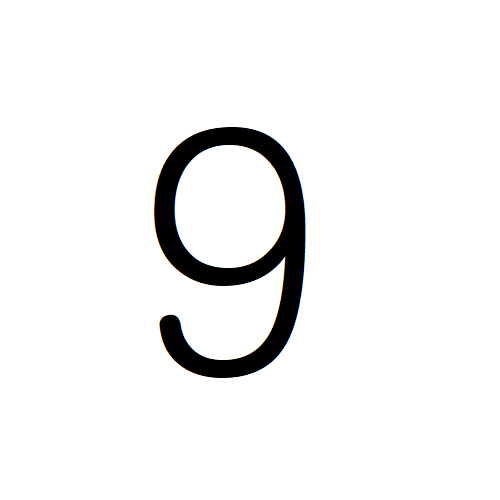
#> input picture data/gulim_9.png, 500 x 500 px
$ jupyter execute --allow-errors test.ipynb   (shell and % lines are left out)
#> lines starting #> are read from the running program, lines starting #| are printed output that depends on the picture
[cell 1]
import numpy as np
import cv2 as cv

img = cv.imread('data/gulim_9.png',0)
#> img: shape (500, 500); min 0, max 255, mean 241.7
img = cv.medianBlur(img,5)
cimg = cv.cvtColor(img,cv.COLOR_GRAY2BGR)

circles = cv.HoughCircles(img,cv.HOUGH_GRADIENT,1,20,
                            param1=50,param2=35,minRadius=0,maxRadius=0)
#> circles = [[227.5, 210.5, 57.4], [223.5, 302.5, 75.4], [235.5, 190.5, 64.2], [215.5, 185.5, 56.3], [213.5, 325.5, 31.9]]
circles = np.uint16(np.around(circles))
#> circles = [[228, 210, 57], [224, 302, 75], [236, 190, 64], [216, 186, 56], [214, 326, 32]]

for i in circles[0,:]:
    # draw the outer circle
    cv.circle(cimg,(i[0],i[1]),i[2],(0,255,0),2)
    # draw the center of the circle
    cv.circle(cimg,(i[0],i[1]),2,(0,0,255),3)
#> this loop made 5 passes
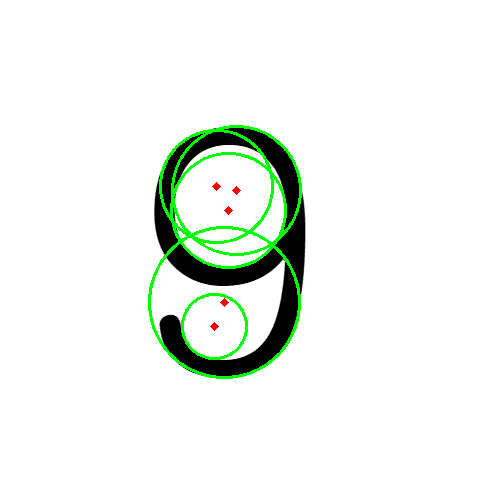
#> cimg: shape (500, 500, 3); mean B, G, R 238.3, 243.5, 238.5

cv.imshow('detected circles',cimg)
cv.waitKey(0)
cv.destroyAllWindows()

[cell 2]
import os, shutil

base_dir = './data'

for i in range(10):
    data_dir = os.path.join(base_dir, 'number_' + str(i))
    if not os.path.exists(data_dir):
        os.mkdir(data_dir)

[cell 3]
fonts = ['gulim', 'ggd', 'gs', 'smj']
fnames = [ (font +'_' + str(i) + '.png', i, font) for i in range(10) for font in fonts]
import random

random.shuffle(fnames)

fnames

[cell 4]
from keras.preprocessing.image import ImageDataGenerator
from keras.preprocessing import image
import matplotlib.pyplot as plt
import cv2

#> (the rest of this cell did not finish here and is left out)

[cell 5]
img_path = os.path.join(base_dir, fnames[3][0])

#> (a cell that did not finish here is left out)

[cell 7]
img

#> (a cell that did not finish here is left out)

[cell 9]
"""
i = 0
for batch in datagen.flow(x, batch_size=1):
    cv2.imwrite('./data/number_0/' + str(i) + '.png', batch[0])
    i += 1
    if i % 100 == 0:
        break
"""

[cell 10]
labels = {i : 0 for i in range(10)}

#> (the rest of this cell did not finish here and is left out)

[cell 11]
labels

[cell 12]
from tensorflow.python.client import device_lib
print(device_lib.list_local_devices())
#> (this line was passed over: tensorflow is not available in this run)

[cell 13]
# 케라스 모델 구축
from keras import models
from keras import layers

#> (the rest of this cell did not finish here and is left out)

[cell 14]
from keras.preprocessing import image

#> (the rest of this cell did not finish here and is left out)

데이터 전처리

[cell 15]
import os, shutil

base_dir = './data'

train_dir = os.path.join(base_dir, 'train')
if not os.path.exists(train_dir):
    os.mkdir(train_dir)

validation_dir = os.path.join(base_dir, 'validation')
if not os.path.exists(validation_dir):
    os.mkdir(validation_dir)

test_dir = os.path.join(base_dir, 'test')
if not os.path.exists(test_dir):
    os.mkdir(test_dir)

train_dir_directories = { str(i):os.path.join(train_dir, "t"+str(i)) for i in range(10)}
for i in train_dir_directories.values():
    if not os.path.exists(i):
        os.mkdir(i)

validation_dir_directories = { str(i):os.path.join(validation_dir, "t"+str(i)) for i in range(10)}
for i in validation_dir_directories.values():
    if not os.path.exists(i):
        os.mkdir(i)

test_dir_directories = { str(i):os.path.join(test_dir, "t"+str(i)) for i in range(10)}
for i in test_dir_directories.values():
    if not os.path.exists(i):
        os.mkdir(i)

[cell 16]
train_dir_directories

[cell 17]
fnames = [('number_{}/{}.png'.format(j,k*100 + i), str(j)) for k in range(4) for i in range(50) for j in range(10)]

for fname, label in fnames:
    src = os.path.join(base_dir, fname)
    dst = os.path.join(train_dir_directories[label], fname.split('/')[1])
    shutil.copyfile(src, dst)

fnames = [('number_{}/{}.png'.format(j,k*100 + i), str(j)) for k in range(4) for i in range(50, 75) for j in range(10)]
for fname, label in fnames:
    src = os.path.join(base_dir, fname)
    dst = os.path.join(validation_dir_directories[label], fname.split('/')[1])
    shutil.copyfile(src, dst)

fnames = [('number_{}/{}.png'.format(j,k*100 + i), str(j)) for k in range(4) for i in range(75, 100) for j in range(10)]
for fname, label in fnames:
    src = os.path.join(base_dir, fname)
    dst = os.path.join(test_dir_directories[label], fname.split('/')[1])
    shutil.copyfile(src, dst)


$ run again, with data/gulim_2.png copied over data/gulim_9.png
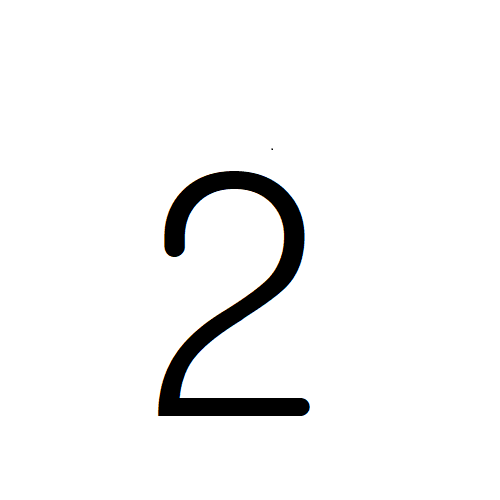
#> input picture data/gulim_2.png, 500 x 500 px
#> `circles = cv.HoughCircles(img,cv.HOUGH_GRADIENT,1,20, param1=50,param2..`: circles = [[237.5, 237.5, 67.1]]
#> `circles = np.uint16(np.around(circles))`: circles = [[238, 238, 67]]
#> the loop `for i in circles[0,:]:` made 1 pass
#> after the loop `for i in circles[0,:]:`:
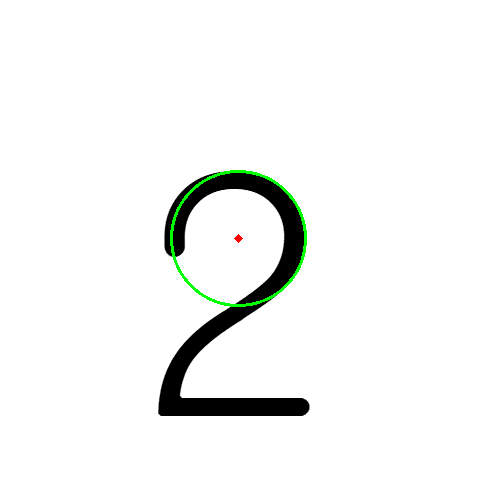
#> cimg: shape (500, 500, 3); mean B, G, R 243.7, 245, 243.8
